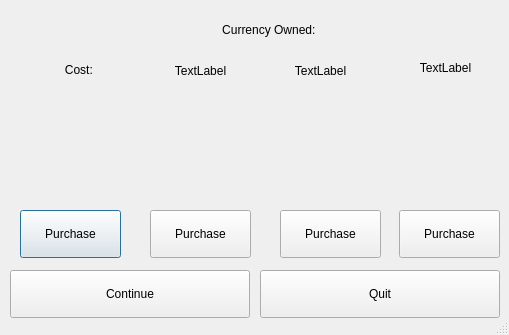
<?xml version="1.0" encoding="UTF-8"?>
<ui version="4.0">
 <class>Stage3PauseDialog</class>
 <widget class="QDialog" name="Stage3PauseDialog">
  <property name="geometry">
   <rect>
    <x>0</x>
    <y>0</y>
    <width>509</width>
    <height>335</height>
   </rect>
  </property>
  <property name="sizePolicy">
   <sizepolicy hsizetype="Preferred" vsizetype="Preferred">
    <horstretch>0</horstretch>
    <verstretch>0</verstretch>
   </sizepolicy>
  </property>
  <property name="maximumSize">
   <size>
    <width>720</width>
    <height>360</height>
   </size>
  </property>
  <property name="windowTitle">
   <string>Pause Menu</string>
  </property>
  <property name="windowIcon">
   <iconset resource="resources.qrc">
    <normaloff>:/img/stickman/frame1.png</normaloff>:/img/stickman/frame1.png</iconset>
  </property>
  <property name="sizeGripEnabled">
   <bool>true</bool>
  </property>
  <property name="modal">
   <bool>true</bool>
  </property>
  <widget class="QPushButton" name="purchase_tiny">
   <property name="geometry">
    <rect>
     <x>20</x>
     <y>210</y>
     <width>101</width>
     <height>48</height>
    </rect>
   </property>
   <property name="sizePolicy">
    <sizepolicy hsizetype="Maximum" vsizetype="Maximum">
     <horstretch>0</horstretch>
     <verstretch>0</verstretch>
    </sizepolicy>
   </property>
   <property name="maximumSize">
    <size>
     <width>180</width>
     <height>48</height>
    </size>
   </property>
   <property name="text">
    <string>Purchase</string>
   </property>
   <property name="checkable">
    <bool>true</bool>
   </property>
  </widget>
  <widget class="QLabel" name="tinyShopImg">
   <property name="geometry">
    <rect>
     <x>40</x>
     <y>90</y>
     <width>71</width>
     <height>101</height>
    </rect>
   </property>
   <property name="sizePolicy">
    <sizepolicy hsizetype="Preferred" vsizetype="Preferred">
     <horstretch>41</horstretch>
     <verstretch>61</verstretch>
    </sizepolicy>
   </property>
   <property name="maximumSize">
    <size>
     <width>120</width>
     <height>180</height>
    </size>
   </property>
   <property name="text">
    <string/>
   </property>
   <property name="pixmap">
    <pixmap>img/tinyPowerUp.png</pixmap>
   </property>
   <property name="scaledContents">
    <bool>true</bool>
   </property>
  </widget>
  <widget class="QLabel" name="normalShopImg">
   <property name="geometry">
    <rect>
     <x>160</x>
     <y>90</y>
     <width>71</width>
     <height>101</height>
    </rect>
   </property>
   <property name="sizePolicy">
    <sizepolicy hsizetype="Preferred" vsizetype="Preferred">
     <horstretch>0</horstretch>
     <verstretch>0</verstretch>
    </sizepolicy>
   </property>
   <property name="maximumSize">
    <size>
     <width>120</width>
     <height>180</height>
    </size>
   </property>
   <property name="text">
    <string/>
   </property>
   <property name="pixmap">
    <pixmap>img/normalPowerUp.png</pixmap>
   </property>
   <property name="scaledContents">
    <bool>true</bool>
   </property>
  </widget>
  <widget class="QLabel" name="largeShopImg">
   <property name="geometry">
    <rect>
     <x>290</x>
     <y>90</y>
     <width>71</width>
     <height>101</height>
    </rect>
   </property>
   <property name="sizePolicy">
    <sizepolicy hsizetype="Preferred" vsizetype="Preferred">
     <horstretch>0</horstretch>
     <verstretch>0</verstretch>
    </sizepolicy>
   </property>
   <property name="maximumSize">
    <size>
     <width>120</width>
     <height>180</height>
    </size>
   </property>
   <property name="text">
    <string/>
   </property>
   <property name="pixmap">
    <pixmap>img/largePowerUp.png</pixmap>
   </property>
   <property name="scaledContents">
    <bool>true</bool>
   </property>
  </widget>
  <widget class="QLabel" name="giantShopImg">
   <property name="geometry">
    <rect>
     <x>410</x>
     <y>80</y>
     <width>71</width>
     <height>111</height>
    </rect>
   </property>
   <property name="sizePolicy">
    <sizepolicy hsizetype="Preferred" vsizetype="Preferred">
     <horstretch>0</horstretch>
     <verstretch>0</verstretch>
    </sizepolicy>
   </property>
   <property name="maximumSize">
    <size>
     <width>120</width>
     <height>180</height>
    </size>
   </property>
   <property name="text">
    <string/>
   </property>
   <property name="pixmap">
    <pixmap>img/giantPowerUp.png</pixmap>
   </property>
   <property name="scaledContents">
    <bool>true</bool>
   </property>
  </widget>
  <widget class="QPushButton" name="purchase_normal">
   <property name="geometry">
    <rect>
     <x>150</x>
     <y>210</y>
     <width>101</width>
     <height>48</height>
    </rect>
   </property>
   <property name="sizePolicy">
    <sizepolicy hsizetype="Maximum" vsizetype="Maximum">
     <horstretch>0</horstretch>
     <verstretch>0</verstretch>
    </sizepolicy>
   </property>
   <property name="maximumSize">
    <size>
     <width>180</width>
     <height>48</height>
    </size>
   </property>
   <property name="text">
    <string>Purchase</string>
   </property>
  </widget>
  <widget class="QPushButton" name="purchase_large">
   <property name="geometry">
    <rect>
     <x>280</x>
     <y>210</y>
     <width>101</width>
     <height>48</height>
    </rect>
   </property>
   <property name="sizePolicy">
    <sizepolicy hsizetype="Maximum" vsizetype="Maximum">
     <horstretch>0</horstretch>
     <verstretch>0</verstretch>
    </sizepolicy>
   </property>
   <property name="maximumSize">
    <size>
     <width>180</width>
     <height>48</height>
    </size>
   </property>
   <property name="text">
    <string>Purchase</string>
   </property>
  </widget>
  <widget class="QPushButton" name="purchase_giant">
   <property name="geometry">
    <rect>
     <x>399</x>
     <y>210</y>
     <width>101</width>
     <height>48</height>
    </rect>
   </property>
   <property name="sizePolicy">
    <sizepolicy hsizetype="Maximum" vsizetype="Maximum">
     <horstretch>0</horstretch>
     <verstretch>0</verstretch>
    </sizepolicy>
   </property>
   <property name="maximumSize">
    <size>
     <width>180</width>
     <height>48</height>
    </size>
   </property>
   <property name="text">
    <string>Purchase</string>
   </property>
  </widget>
  <widget class="QPushButton" name="Continue">
   <property name="geometry">
    <rect>
     <x>10</x>
     <y>270</y>
     <width>240</width>
     <height>48</height>
    </rect>
   </property>
   <property name="sizePolicy">
    <sizepolicy hsizetype="Maximum" vsizetype="Maximum">
     <horstretch>0</horstretch>
     <verstretch>0</verstretch>
    </sizepolicy>
   </property>
   <property name="maximumSize">
    <size>
     <width>240</width>
     <height>48</height>
    </size>
   </property>
   <property name="text">
    <string>Continue</string>
   </property>
  </widget>
  <widget class="QPushButton" name="Quit">
   <property name="geometry">
    <rect>
     <x>260</x>
     <y>270</y>
     <width>240</width>
     <height>48</height>
    </rect>
   </property>
   <property name="sizePolicy">
    <sizepolicy hsizetype="Maximum" vsizetype="Maximum">
     <horstretch>0</horstretch>
     <verstretch>0</verstretch>
    </sizepolicy>
   </property>
   <property name="maximumSize">
    <size>
     <width>240</width>
     <height>48</height>
    </size>
   </property>
   <property name="text">
    <string>Quit</string>
   </property>
  </widget>
  <widget class="QLabel" name="tiny_price">
   <property name="geometry">
    <rect>
     <x>40</x>
     <y>60</y>
     <width>81</width>
     <height>21</height>
    </rect>
   </property>
   <property name="sizePolicy">
    <sizepolicy hsizetype="Expanding" vsizetype="Expanding">
     <horstretch>0</horstretch>
     <verstretch>0</verstretch>
    </sizepolicy>
   </property>
   <property name="maximumSize">
    <size>
     <width>16777215</width>
     <height>1677219</height>
    </size>
   </property>
   <property name="text">
    <string>Cost: </string>
   </property>
   <property name="textFormat">
    <enum>Qt::RichText</enum>
   </property>
   <property name="alignment">
    <set>Qt::AlignCenter</set>
   </property>
  </widget>
  <widget class="QLabel" name="normal_price">
   <property name="geometry">
    <rect>
     <x>160</x>
     <y>60</y>
     <width>81</width>
     <height>21</height>
    </rect>
   </property>
   <property name="sizePolicy">
    <sizepolicy hsizetype="Expanding" vsizetype="Expanding">
     <horstretch>0</horstretch>
     <verstretch>0</verstretch>
    </sizepolicy>
   </property>
   <property name="maximumSize">
    <size>
     <width>16777215</width>
     <height>1677215</height>
    </size>
   </property>
   <property name="text">
    <string>TextLabel</string>
   </property>
   <property name="alignment">
    <set>Qt::AlignCenter</set>
   </property>
  </widget>
  <widget class="QLabel" name="large_price">
   <property name="geometry">
    <rect>
     <x>280</x>
     <y>60</y>
     <width>81</width>
     <height>21</height>
    </rect>
   </property>
   <property name="sizePolicy">
    <sizepolicy hsizetype="Expanding" vsizetype="Expanding">
     <horstretch>0</horstretch>
     <verstretch>0</verstretch>
    </sizepolicy>
   </property>
   <property name="maximumSize">
    <size>
     <width>16777215</width>
     <height>1677215</height>
    </size>
   </property>
   <property name="text">
    <string>TextLabel</string>
   </property>
   <property name="alignment">
    <set>Qt::AlignCenter</set>
   </property>
  </widget>
  <widget class="QLabel" name="giant_price">
   <property name="geometry">
    <rect>
     <x>410</x>
     <y>60</y>
     <width>71</width>
     <height>16</height>
    </rect>
   </property>
   <property name="sizePolicy">
    <sizepolicy hsizetype="Expanding" vsizetype="Preferred">
     <horstretch>0</horstretch>
     <verstretch>0</verstretch>
    </sizepolicy>
   </property>
   <property name="text">
    <string>TextLabel</string>
   </property>
   <property name="alignment">
    <set>Qt::AlignCenter</set>
   </property>
  </widget>
  <widget class="QLabel" name="currency_owned">
   <property name="geometry">
    <rect>
     <x>130</x>
     <y>10</y>
     <width>281</width>
     <height>41</height>
    </rect>
   </property>
   <property name="sizePolicy">
    <sizepolicy hsizetype="Expanding" vsizetype="Expanding">
     <horstretch>0</horstretch>
     <verstretch>0</verstretch>
    </sizepolicy>
   </property>
   <property name="maximumSize">
    <size>
     <width>16777215</width>
     <height>16777215</height>
    </size>
   </property>
   <property name="text">
    <string>Currency Owned: </string>
   </property>
   <property name="textFormat">
    <enum>Qt::RichText</enum>
   </property>
   <property name="alignment">
    <set>Qt::AlignCenter</set>
   </property>
  </widget>
 </widget>
 <resources>
  <include location="resources.qrc"/>
 </resources>
 <connections/>
</ui>
